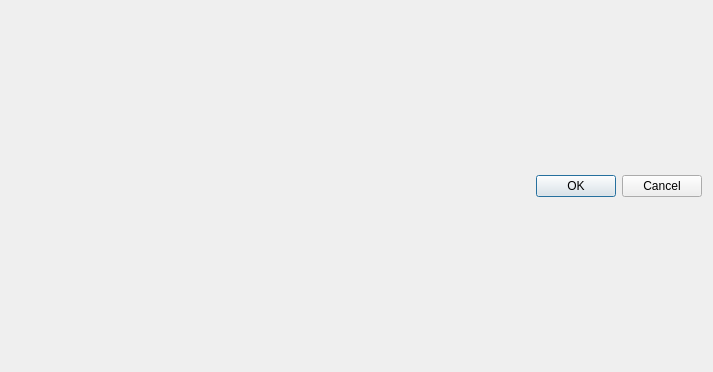
<?xml version="1.0" encoding="UTF-8"?>
<ui version="4.0">
 <class>ProjectManager</class>
 <widget class="QDialog" name="ProjectManager">
  <property name="geometry">
   <rect>
    <x>0</x>
    <y>0</y>
    <width>713</width>
    <height>372</height>
   </rect>
  </property>
  <property name="windowTitle">
   <string>Dialog</string>
  </property>
  <layout class="QVBoxLayout" name="verticalLayout_3">
   <item>
    <layout class="QVBoxLayout" name="verticalLayout_2">
     <item>
      <layout class="QVBoxLayout" name="projLayout"/>
     </item>
     <item>
      <layout class="QHBoxLayout" name="horizontalLayout">
       <item>
        <spacer name="horizontalSpacer">
         <property name="orientation">
          <enum>Qt::Horizontal</enum>
         </property>
         <property name="sizeHint" stdset="0">
          <size>
           <width>40</width>
           <height>20</height>
          </size>
         </property>
        </spacer>
       </item>
       <item>
        <widget class="QPushButton" name="btnOk">
         <property name="text">
          <string>OK</string>
         </property>
        </widget>
       </item>
       <item>
        <widget class="QPushButton" name="btnCancel">
         <property name="text">
          <string>Cancel</string>
         </property>
        </widget>
       </item>
      </layout>
     </item>
    </layout>
   </item>
  </layout>
 </widget>
 <resources/>
 <connections/>
</ui>
